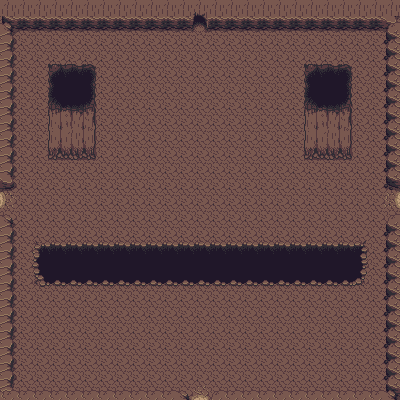

A level layout from a 2D game, rendered from its tile map. Below: a short description, then the map file with its tile-grid data intact:
An orthogonal 25x25 tile map with 16x16 px tiles, 3 tile layers (Ground, Obejcts, Wall) and 11 objects.

<map version="1.5" tiledversion="1.5.0" orientation="orthogonal" renderorder="right-down" width="25" height="25" tilewidth="16" tileheight="16" infinite="0" nextlayerid="5" nextobjectid="17">
 <tileset firstgid="1" source="Cave.tsx" />
 <layer id="1" name="Ground" width="25" height="25">
  <data encoding="csv">
1,1,1,1,1,1,1,1,1,1,1,1,1,1,1,1,1,1,1,1,1,1,1,1,1,
1,1,1,1,1,1,1,1,1,1,1,1,1,1,1,1,1,1,1,1,1,1,1,1,1,
1,1,1,1,1,1,1,1,1,1,1,1,1,1,1,1,1,1,1,1,1,1,1,1,1,
1,1,1,1,1,1,1,1,1,1,1,1,1,1,1,1,1,1,1,1,1,1,1,1,1,
1,1,1,1,1,1,1,1,1,1,1,1,1,1,1,1,1,1,1,1,1,1,1,1,1,
1,1,1,1,1,1,1,1,1,1,1,1,1,1,1,1,1,1,1,1,1,1,1,1,1,
1,1,1,1,1,1,1,1,1,1,1,1,1,1,1,1,1,1,1,1,1,1,1,1,1,
1,1,1,1,1,1,1,1,1,1,1,1,1,1,1,1,1,1,1,1,1,1,1,1,1,
1,1,1,1,1,1,1,1,1,1,1,1,1,1,1,1,1,1,1,1,1,1,1,1,1,
1,1,1,1,1,1,1,1,1,1,1,1,1,1,1,1,1,1,1,1,1,1,1,1,1,
1,1,1,1,1,1,1,1,1,1,1,1,1,1,1,1,1,1,1,1,1,1,1,1,1,
1,1,1,1,1,1,1,1,1,1,1,1,1,1,1,1,1,1,1,1,1,1,1,1,1,
121,1,1,1,1,1,1,1,1,1,1,1,1,1,1,1,1,1,1,1,1,1,1,1,81,
1,1,1,1,1,1,1,1,1,1,1,1,1,1,1,1,1,1,1,1,1,1,1,1,1,
1,1,1,1,1,1,1,1,1,1,1,1,1,1,1,1,1,1,1,1,1,1,1,1,1,
1,1,1,1,1,1,1,1,1,1,1,1,1,1,1,1,1,1,1,1,1,1,1,1,1,
1,1,1,1,1,1,1,1,1,1,1,1,1,1,1,1,1,1,1,1,1,1,1,1,1,
1,1,1,1,1,1,1,1,1,1,1,1,1,1,1,1,1,1,1,1,1,1,1,1,1,
1,1,1,1,1,1,1,1,1,1,1,1,1,1,1,1,1,1,1,1,1,1,1,1,1,
1,1,1,1,1,1,1,1,1,1,1,1,1,1,1,1,1,1,1,1,1,1,1,1,1,
1,1,1,1,1,1,1,1,1,1,1,1,1,1,1,1,1,1,1,1,1,1,1,1,1,
1,1,1,1,1,1,1,1,1,1,1,1,1,1,1,1,1,1,1,1,1,1,1,1,1,
1,1,1,1,1,1,1,1,1,1,1,1,1,1,1,1,1,1,1,1,1,1,1,1,1,
1,1,1,1,1,1,1,1,1,1,1,1,1,1,1,1,1,1,1,1,1,1,1,1,1,
1,1,1,1,1,1,1,1,1,1,1,1,41,1,1,1,1,1,1,1,1,1,1,1,1
</data>
 </layer>
 <layer id="3" name="Obejcts" width="25" height="25">
  <data encoding="csv">
0,0,0,0,0,0,0,0,0,0,0,0,0,0,0,0,0,0,0,0,0,0,0,0,0,
0,0,0,0,0,0,0,0,0,0,0,0,0,0,0,0,0,0,0,0,0,0,0,0,0,
0,0,0,0,0,0,0,0,0,0,0,0,0,0,0,0,0,0,0,0,0,0,0,0,0,
0,0,0,0,0,0,0,0,0,0,0,0,0,0,0,0,0,0,0,0,0,0,0,0,0,
0,0,0,0,0,0,0,0,0,0,0,0,0,0,0,0,0,0,0,0,0,0,0,0,0,
0,0,0,0,0,0,0,0,0,0,0,0,0,0,0,0,0,0,0,0,0,0,0,0,0,
0,0,0,0,0,0,0,0,0,0,0,0,0,0,0,0,0,0,0,0,0,0,0,0,0,
0,0,0,0,0,0,0,0,0,0,0,0,0,0,0,0,0,0,0,0,0,0,0,0,0,
0,0,0,0,0,0,0,0,0,0,0,0,0,0,0,0,0,0,0,0,0,0,0,0,0,
0,0,0,0,0,0,0,0,0,0,0,0,0,0,0,0,0,0,0,0,0,0,0,0,0,
0,0,0,0,0,0,0,0,0,0,0,0,0,0,0,0,0,0,0,0,0,0,0,0,0,
0,0,0,0,0,0,0,0,0,0,0,0,0,0,0,0,0,0,0,0,0,0,0,0,0,
0,0,0,0,0,0,0,0,0,0,0,0,0,0,0,0,0,0,0,0,0,0,0,0,0,
0,0,0,0,0,0,0,0,0,0,0,0,0,0,0,0,0,0,0,0,0,0,0,0,0,
0,0,0,0,0,0,0,0,0,0,0,0,0,0,0,0,0,0,0,0,0,0,0,0,0,
0,0,172,173,173,173,173,173,173,173,173,173,173,173,173,173,173,173,173,173,173,173,174,0,0,
0,0,212,213,213,213,213,213,213,213,213,213,213,213,213,213,213,213,213,213,213,213,214,0,0,
0,0,252,253,253,253,253,253,253,253,253,253,253,253,253,253,253,253,253,253,253,253,254,0,0,
0,0,0,0,0,0,0,0,0,0,0,0,0,0,0,0,0,0,0,0,0,0,0,0,0,
0,0,0,0,0,0,0,0,0,0,0,0,0,0,0,0,0,0,0,0,0,0,0,0,0,
0,0,0,0,0,0,0,0,0,0,0,0,0,0,0,0,0,0,0,0,0,0,0,0,0,
0,0,0,0,0,0,0,0,0,0,0,0,0,0,0,0,0,0,0,0,0,0,0,0,0,
0,0,0,0,0,0,0,0,0,0,0,0,0,0,0,0,0,0,0,0,0,0,0,0,0,
0,0,0,0,0,0,0,0,0,0,0,0,0,0,0,0,0,0,0,0,0,0,0,0,0,
0,0,0,0,0,0,0,0,0,0,0,0,0,0,0,0,0,0,0,0,0,0,0,0,0
</data>
 </layer>
 <layer id="2" name="Wall" width="25" height="25">
  <data encoding="csv">
163,163,163,163,163,163,163,163,163,163,163,163,211,163,163,163,163,163,163,163,163,163,163,163,163,
210,247,247,247,247,247,247,247,247,247,247,247,251,247,247,247,247,247,247,247,247,247,247,247,250,
169,0,0,0,0,0,0,0,0,0,0,0,0,0,0,0,0,0,0,0,0,0,0,0,168,
169,0,0,0,0,0,0,0,0,0,0,0,0,0,0,0,0,0,0,0,0,0,0,0,168,
169,0,0,2,3,4,0,0,0,0,0,0,0,0,0,0,0,0,0,2,3,4,0,0,168,
169,0,0,42,43,44,0,0,0,0,0,0,0,0,0,0,0,0,0,42,43,44,0,0,168,
169,0,0,82,83,84,0,0,0,0,0,0,0,0,0,0,0,0,0,82,83,84,0,0,168,
169,0,0,122,123,124,0,0,0,0,0,0,0,0,0,0,0,0,0,122,123,124,0,0,168,
169,0,0,162,163,164,0,0,0,0,0,0,0,0,0,0,0,0,0,162,163,164,0,0,168,
169,0,0,202,203,204,0,0,0,0,0,0,0,0,0,0,0,0,0,202,203,204,0,0,168,
169,0,0,0,0,0,0,0,0,0,0,0,0,0,0,0,0,0,0,0,0,0,0,0,168,
249,0,0,0,0,0,0,0,0,0,0,0,0,0,0,0,0,0,0,0,0,0,0,0,248,
0,0,0,0,0,0,0,0,0,0,0,0,0,0,0,0,0,0,0,0,0,0,0,0,0,
209,0,0,0,0,0,0,0,0,0,0,0,0,0,0,0,0,0,0,0,0,0,0,0,208,
169,0,0,0,0,0,0,0,0,0,0,0,0,0,0,0,0,0,0,0,0,0,0,0,168,
169,0,0,0,0,0,0,0,0,0,0,0,0,0,0,0,0,0,0,0,0,0,0,0,168,
169,0,0,0,0,0,0,0,0,0,0,0,0,0,0,0,0,0,0,0,0,0,0,0,168,
169,0,0,0,0,0,0,0,0,0,0,0,0,0,0,0,0,0,0,0,0,0,0,0,168,
169,0,0,0,0,0,0,0,0,0,0,0,0,0,0,0,0,0,0,0,0,0,0,0,168,
169,0,0,0,0,0,0,0,0,0,0,0,0,0,0,0,0,0,0,0,0,0,0,0,168,
169,0,0,0,0,0,0,0,0,0,0,0,0,0,0,0,0,0,0,0,0,0,0,0,168,
169,0,0,0,0,0,0,0,0,0,0,0,0,0,0,0,0,0,0,0,0,0,0,0,168,
169,0,0,0,0,0,0,0,0,0,0,0,0,0,0,0,0,0,0,0,0,0,0,0,168,
169,0,0,0,0,0,0,0,0,0,0,0,0,0,0,0,0,0,0,0,0,0,0,0,168,
171,207,207,207,207,207,207,207,207,207,207,209,0,208,207,207,207,207,207,207,207,207,207,207,210
</data>
 </layer>
 <objectgroup id="4" name="Collision">
  <object id="1" x="48" y="64" width="48" height="94.9091" />
  <object id="2" x="304" y="64" width="48" height="94.9091" />
  <object id="3" x="34.9091" y="243.455" width="329.273" height="41.8182" />
  <object id="7" x="385.5" y="213.625" width="14.5" height="186.375" />
  <object id="8" x="385.875" y="0" width="14.125" height="189.875" />
  <object id="9" x="206.625" y="0" width="193.375" height="29.75" />
  <object id="11" x="0" y="0" width="192.375" height="29.75" />
  <object id="13" x="0" y="0" width="14.125" height="188.875" />
  <object id="14" x="0" y="213.818" width="13.2727" height="186.182" />
  <object id="15" x="0" y="390.182" width="189.273" height="9.81818" />
  <object id="16" x="210.938" y="389.938" width="189.063" height="10.0625" />
 </objectgroup>
</map>
